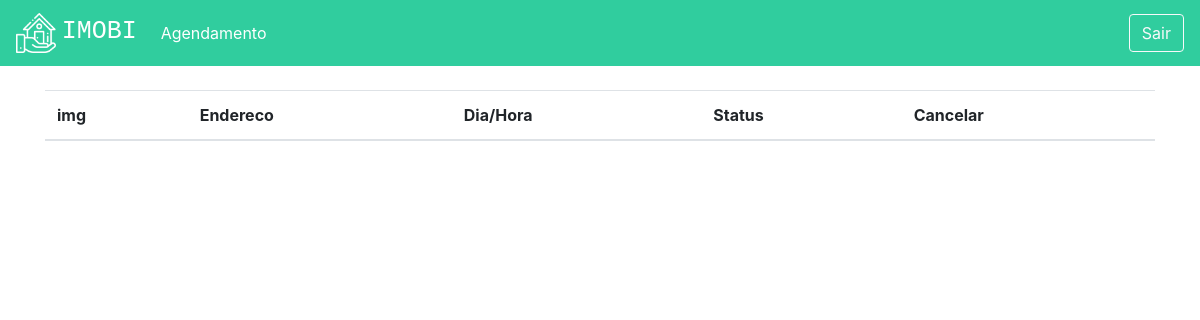
The app's page /agendamentos (signed in), older data.
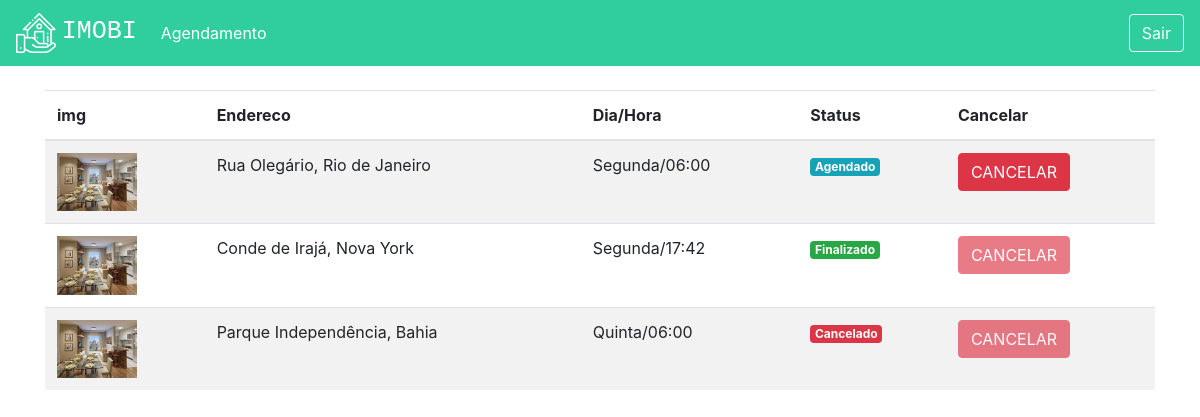
The same page, newer data.
### plataforma/models.py (models this page shows, shortened)
class Visitas(models.Model):
    choices = (('S', 'Segunda'),
                ('T', 'Terça'),
                ('Q', 'Quarta'),
                ('QI', 'Quinta'),
                ('SE', 'Sexta'),
                ('SA', 'Sabado'),
                ('D', 'Domingo'))
    choices_status = (('A', 'Agendado'),
                      ('F', 'Finalizado'),
                      ('C', 'Cancelado'))
    imovel = models.ForeignKey(Imovei, on_delete=models.DO_NOTHING)
    usuario = models.ForeignKey(User, on_delete=models.DO_NOTHING)
    dia = models.CharField(max_length=20)
    horario = models.TimeField()
    status = models.CharField(max_length=1, choices=choices_status, default="A")

class Imovei(models.Model):
    choices = (('V', 'Venda'),
               ('A', 'Aluguel'))
    choices_imovel = (('A', 'Apartamento'),
                      ('C', 'Casa'))
    imagens = models.ManyToManyField(Imagem)
    valor = models.FloatField()
    quartos = models.IntegerField()
    tamanho = models.FloatField()
    cidade = models.ForeignKey(Cidade, on_delete=models.DO_NOTHING)
    rua = models.CharField(max_length=50)
    tipo = models.CharField(max_length=1, choices=choices)
    tipo_imovel = models.CharField(max_length=1, choices=choices_imovel)
    numero = models.IntegerField()
    descricao = models.TextField()
    dias_visita = models.ManyToManyField(DiasVisita)
    horarios = models.ManyToManyField(Horario)

class Imagem(models.Model):
    img = models.ImageField(upload_to='img')
    def __str__(self) -> str:
        return self.img.url

class Cidade(models.Model):
    nome = models.CharField(max_length=30)
    def __str__(self) -> str:
        return self.nome

### plataforma/views.py (the view)
# urls.py: path('agendamentos', views.agendamentos, name='agendamentos'),
def agendamentos(request):
    visitas = Visitas.objects.filter(usuario=request.user)
    return render(request, 'agendamentos.html', {'visitas': visitas})

### plataforma/templates/agendamentos.html
{% extends 'base.html' %}
{% load static %}
{% block 'head' %}
<link rel="stylesheet" href="{% static 'plataforma/css/home.css' %}">
{% endblock  %}
{% block 'body' %}
    <div class="container">
        <br>
        <table class="table table-striped">
        <thead>
            <tr>
                <th scope="col">img</th>
                <th scope="col">Endereco</th>
                <th scope="col">Dia/Hora</th>
                <th scope="col">Status</th>
                <th scope="col">Cancelar</th>
            </tr>
        </thead>
        <tbody>
            {% for visita in visitas %}
                <tr>
                    <th><img width="80" src="{{visita.imovel.imagens.all.0}}"></th>
                    <td>{{visita.imovel.rua}}, {{visita.imovel.cidade}}</td>
                    <td>{{visita.dia}}/{{visita.horario}}</td>
                    <td>
                        {% if visita.status == "A" %}
                            <span class="badge badge-info">Agendado</span>
                        {% endif %}
                        {% if visita.status == "F" %}
                            <span class="badge badge-success">Finalizado</span>
                        {% endif %}
                        {% if visita.status == "C" %}
                            <span class="badge badge-danger">Cancelado</span>
                        {% endif %}
                    </td>
                    <td>
                        {% if visita.status == "A" %}
                            <a href="{% url 'cancelar_agendamento' visita.id %}" class="btn btn-danger">CANCELAR</a>
                        {% else %}
                            <a href="" class="btn btn-danger disabled">CANCELAR</a>
                        {% endif %}
                    </td>
                </tr>
            {% endfor %}
        </tbody>
    </table>
    </div>
{% endblock  %}

### templates/base.html (shortened to what this page needs)
{% load static %}
<!doctype html>
<html lang="pt-BR">
    <head>
        {% block 'head' %}{% endblock %}
        <link rel="stylesheet" href="https://cdn.jsdelivr.net/npm/bootstrap@4.6.1/dist/css/bootstrap.min.css">
    </head>
    <body>
        {% if user.is_authenticated %}
      <nav class="navbar navbar-expand-lg navbar-dark bg_navbar">
        <a class="navbar-brand" href="{% url 'home' %}">
					<img width="40" src="{% static 'autenticacao/img/logo.png' %}">&nbsp<h3 class="font_logo">IMOBI</h3></a>
        <div class="collapse navbar-collapse" id="navbarNav">
          <ul class="navbar-nav">
            <li class="nav-item active">
              <a class="nav-link" href="{% url 'agendamentos' %}">Agendamento</a>
            </li>
          </ul>
        </div>
        <a href="{% url 'sair' %}" class="btn btn-outline-light" >Sair</a>
      </nav>
    {% endif %}
        {% block 'body' %}{% endblock %}
    </body>
</html>

### templates/static/plataforma/css/home.css (style rules this page uses)
.bg_navbar { background-color: #30CD9E; }
.font_logo { font-family: 'Courier New', Courier, monospace; font-size: 25px; display: inline; }

Row changes from the older to the newer data that the page shows:
added Visitas: imovel.imagens.all.0 (picture), imovel.rua "Rua Olegário", imovel.cidade "Rio de Janeiro", dia "Segunda", horario "06:00", status "Agendado"
added Visitas: imovel.imagens.all.0 (picture), imovel.rua "Conde de Irajá", imovel.cidade "Nova York", dia "Segunda", horario "17:42", status "Finalizado"
added Visitas: imovel.imagens.all.0 (picture), imovel.rua "Parque Independência", imovel.cidade "Bahia", dia "Quinta", horario "06:00", status "Cancelado"
